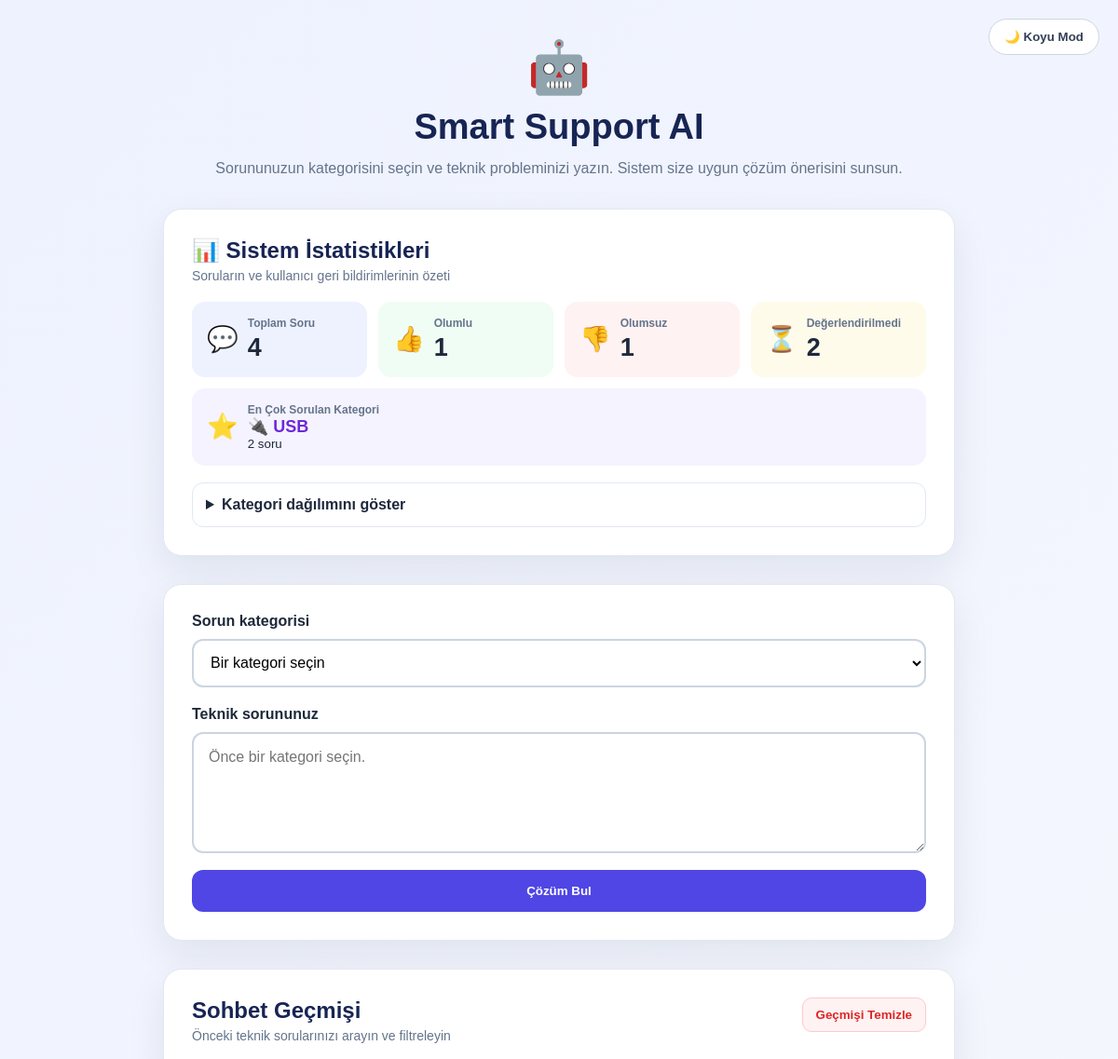
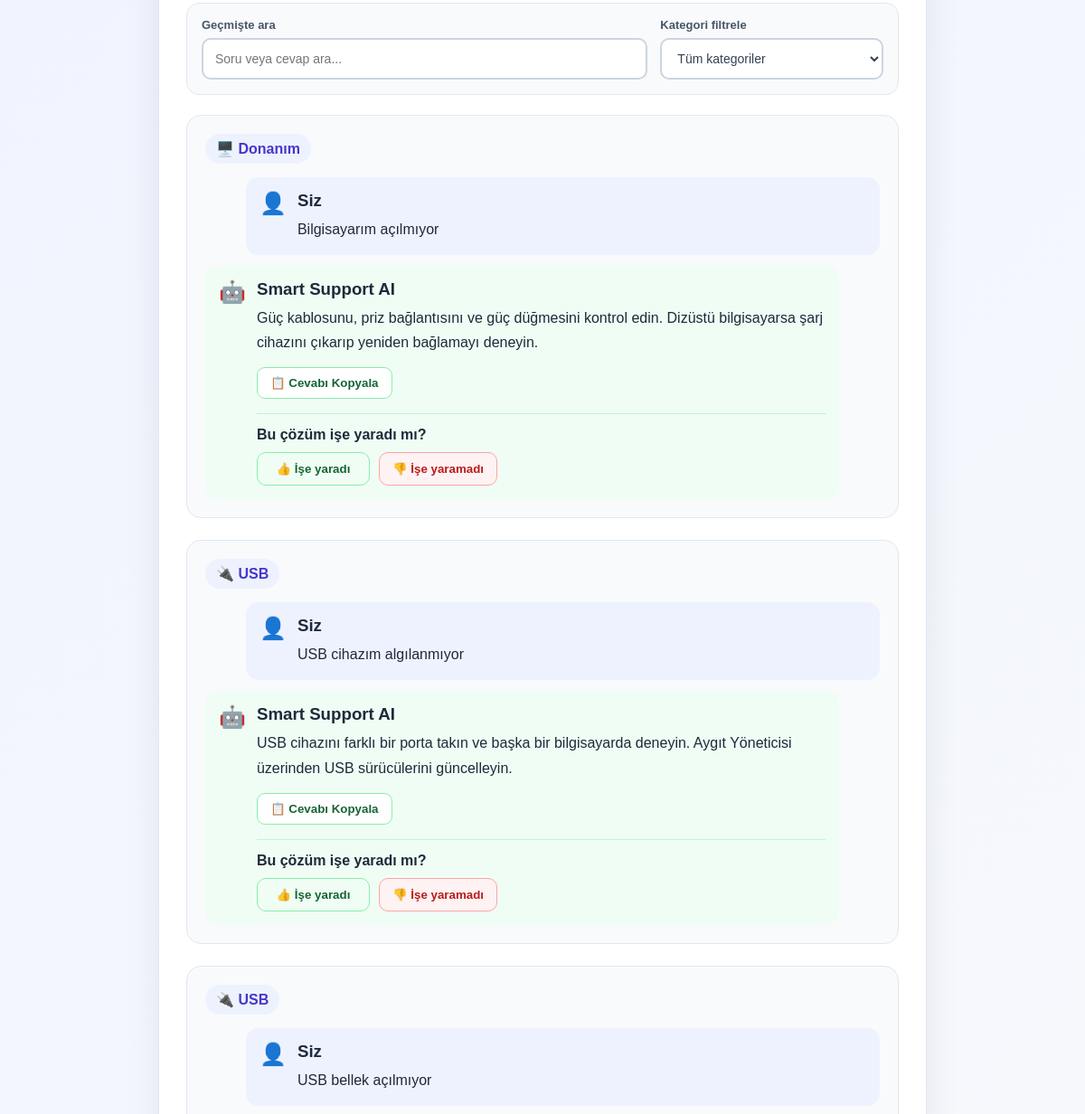
Before: / (upper part) with the older database file (2 pictures, top to bottom).
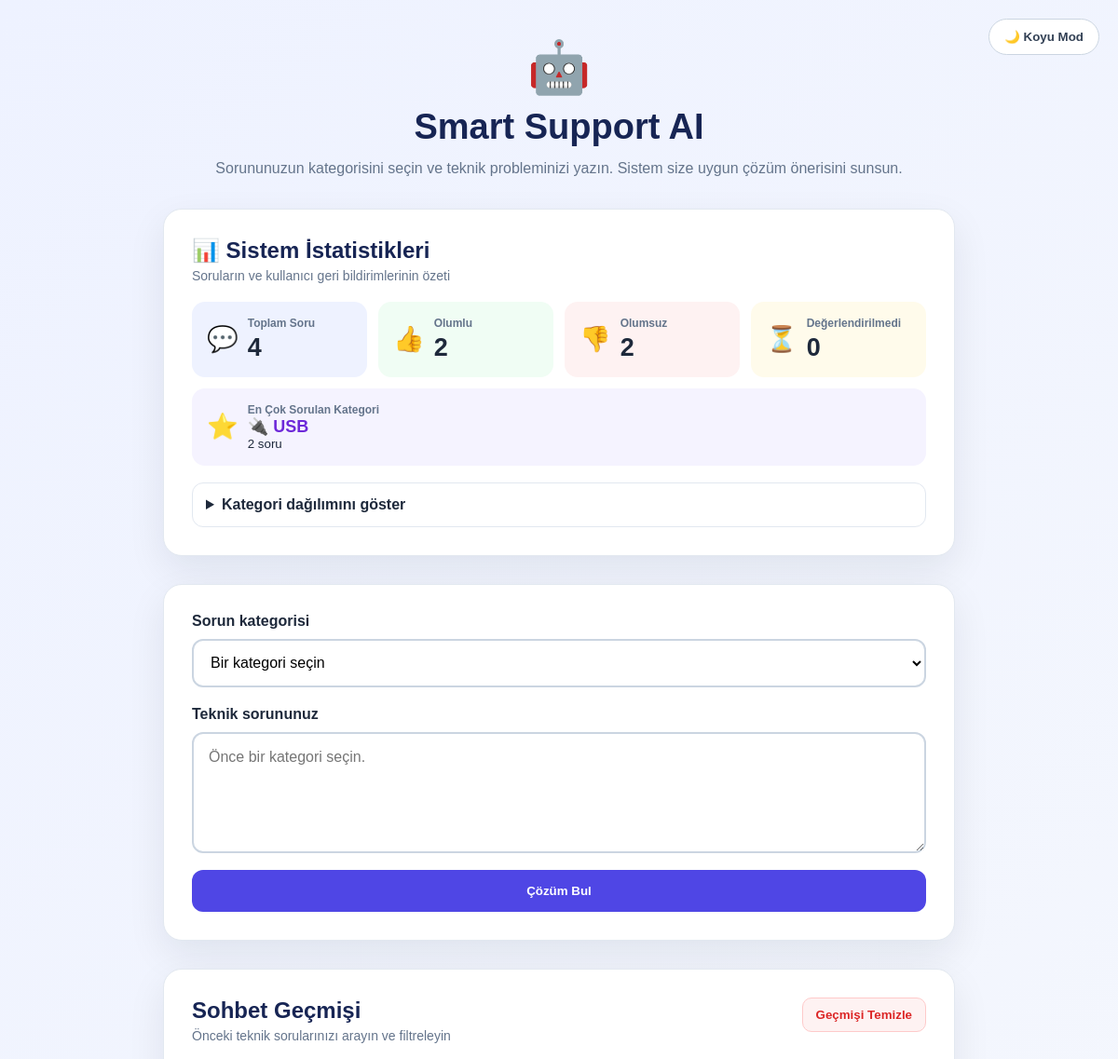
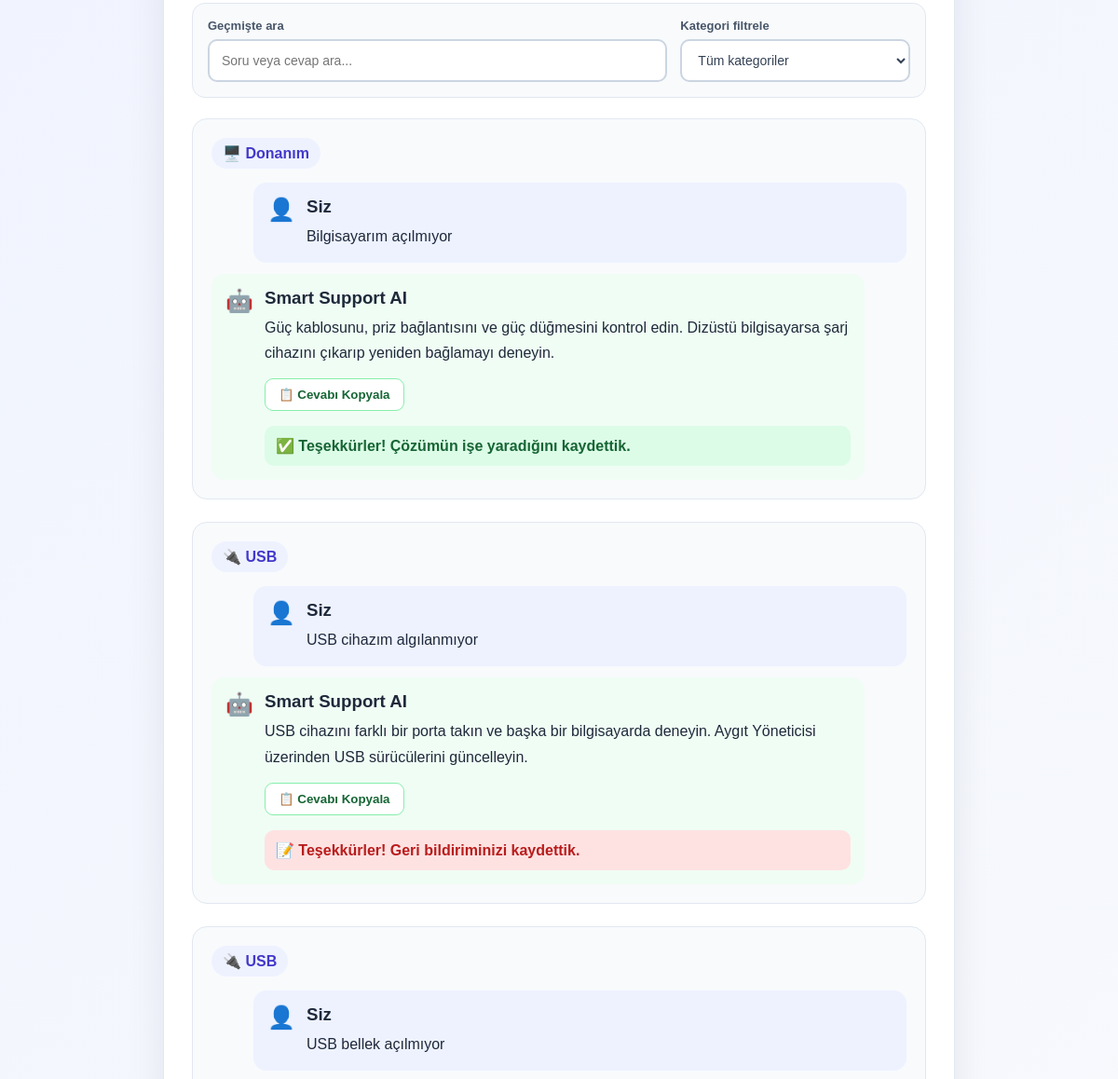
After: the same page with the newer database file (2 pictures, top to bottom).
### tables this page shows
CREATE TABLE chats (
                id TEXT PRIMARY KEY,
                question TEXT NOT NULL,
                answer TEXT NOT NULL,
                category TEXT NOT NULL,
                category_name TEXT NOT NULL,
                feedback TEXT,
                created_at TIMESTAMP DEFAULT CURRENT_TIMESTAMP
            );

### backend/app.py (the view, shortened to what this page needs)
@app.route("/", methods=["GET", "POST"])
def home():
    chat_history = get_all_chats()
    category_questions = {
        category_key: get_questions_by_category(category_key)
        for category_key in CATEGORIES
    }
    statistics = calculate_statistics(chat_history)
    return render_template(
        "index.html",
        chat_history=chat_history,
        categories=CATEGORIES,
        category_questions=category_questions,
        statistics=statistics
    )

### backend/ai_engine.py (called while the page is built)
def get_questions_by_category(
    category: str
) -> list[str]:
    support_items = load_questions()
    normalized_category = str(
        category
    ).strip().lower()
    return [
        str(item.get("question", ""))
        for item in support_items
        if (
            str(
                item.get("category", "")
            ).strip().lower() == normalized_category
            and item.get("question")
        )
    ]

### backend/database.py (called while the page is built)
def get_connection() -> sqlite3.Connection:
    connection = sqlite3.connect(DATABASE_FILE)
    connection.row_factory = sqlite3.Row
    return connection

def get_all_chats() -> list[dict[str, Any]]:
    with get_connection() as connection:
        rows = connection.execute(
            """
            SELECT
                id,
                question,
                answer,
                category,
                category_name,
                feedback,
                created_at
            FROM chats
            ORDER BY created_at ASC
            """
        ).fetchall()
    return [dict(row) for row in rows]

### frontend/templates/index.html (shortened to what this page needs)
<!DOCTYPE html>
<html lang="tr">
<head>
    <link
        rel="stylesheet"
        href="{{ url_for('static', filename='style.css') }}"
    >
</head>
<body>
    <button
        type="button"
        id="theme-button"
        class="theme-button"
        aria-label="Açık veya koyu temaya geç"
    >
    </button>
    <main class="container">
        <section class="header">
            <div class="logo">
                🤖
            </div>
            <h1>
                Smart Support AI
            </h1>
            <p>
                Sorununuzun kategorisini seçin ve teknik probleminizi yazın.
                Sistem size uygun çözüm önerisini sunsun.
            </p>
        </section>
        <section class="statistics-section">
            <div class="statistics-header">
                <h2>
                    📊 Sistem İstatistikleri
                </h2>
                <p>
                    Soruların ve kullanıcı geri bildirimlerinin özeti
                </p>
            </div>
            <div class="statistics-grid">
                <article class="stat-card">
                    <div class="stat-icon">
                        💬
                    </div>
                    <div class="stat-content">
                        <span class="stat-title">
                            Toplam Soru
                        </span>
                        <strong class="stat-number">
                            {{ statistics.total_questions }}
                        </strong>
                    </div>
                </article>
                <article class="stat-card positive-stat">
                    <div class="stat-icon">
                        👍
                    </div>
                    <div class="stat-content">
                        <span class="stat-title">
                            Olumlu
                        </span>
                        <strong class="stat-number">
                            {{ statistics.positive_feedback }}
                        </strong>
                    </div>
                </article>
                <article class="stat-card negative-stat">
                    <div class="stat-icon">
                        👎
                    </div>
                    <div class="stat-content">
                        <span class="stat-title">
                            Olumsuz
                        </span>
                        <strong class="stat-number">
                            {{ statistics.negative_feedback }}
                        </strong>
                    </div>
                </article>
                <article class="stat-card waiting-stat">
                    <div class="stat-icon">
                        ⏳
                    </div>
                    <div class="stat-content">
                        <span class="stat-title">
                            Değerlendirilmedi
                        </span>
                        <strong class="stat-number">
                            {{ statistics.unanswered_feedback }}
                        </strong>
                    </div>
                </article>
                <article class="stat-card popular-stat">
                    <div class="stat-icon">
                        ⭐
                    </div>
                    <div class="stat-content">
                        <span class="stat-title">
                            En Çok Sorulan Kategori
                        </span>
                        <strong class="popular-category">
                            {{ statistics.most_used_category_name }}
                        </strong>
                        <small>
                            {{ statistics.most_used_category_count }} soru
                        </small>
                    </div>
                </article>
            </div>
            <details class="category-details">
                <summary>
                    Kategori dağılımını göster
                </summary>
            </details>
        </section>
        <section class="support-card">
            <form
                method="POST"
                action="{{ url_for('home') }}"
                id="support-form"
            >
                <label for="category">
                    Sorun kategorisi
                </label>
                <select
                    id="category"
                    name="category"
                    required
                >
                    <option value="" selected disabled>
                        Bir kategori seçin
                    </option>
                </select>
                <label
                    for="question"
                    class="question-label"
                >
                    Teknik sorununuz
                </label>
                <textarea
                    id="question"
                    name="question"
                    placeholder="Önce bir kategori seçin."
                    required
                ></textarea>
                <button
                    type="submit"
                    class="solution-button"
                >
                    Çözüm Bul
                </button>
            </form>
        </section>
        {% if chat_history %}
            <section class="history-section">
                <div class="history-header">
                    <div>
                        <h2>
                            Sohbet Geçmişi
                        </h2>
                        <p>
                            Önceki teknik sorularınızı arayın ve filtreleyin
                        </p>
                    </div>
                    <form
                        method="POST"
                        action="{{ url_for('clear_history') }}"
                    >
                        <button
                            type="submit"
                            class="clear-button"
                        >
                            Geçmişi Temizle
                        </button>
                    </form>
                </div>
                <div class="history-tools">
                    <div class="history-search-group">
                        <label for="history-search">
                            Geçmişte ara
                        </label>
                        <input
                            type="search"
                            id="history-search"
                            class="history-search"
                            placeholder="Soru veya cevap ara..."
                            autocomplete="off"
                        >
                    </div>
                    <div class="history-filter-group">
                        <label for="history-category-filter">
                            Kategori filtrele
                        </label>
                        <select
                            id="history-category-filter"
                            class="history-category-filter"
                        >
                            <option value="all">
                                Tüm kategoriler
                            </option>
                        </select>
                    </div>
                </div>
                <div class="chat-list">
                    {% for chat in chat_history|reverse %}
                        <article
                            class="chat-item"
                            id="chat-{{ chat.id }}"
                            data-category="{{ chat.category }}"
                            data-search-text="{{ chat.question }} {{ chat.answer }}"
                        >
                            <div class="chat-category">
                                {{ chat.category_name }}
                            </div>
                            <div class="message user-message">
                                <div class="message-icon">
                                    👤
                                </div>
                                <div class="message-content">
                                    <h3>
                                        Siz
                                    </h3>
                                    <p>
                                        {{ chat.question }}
                                    </p>
                                </div>
                            </div>
                            <div class="message bot-message">
                                <div class="message-icon">
                                    🤖
                                </div>
                                <div class="message-content">
                                    <h3>
                                        Smart Support AI
                                    </h3>
                                    <p class="answer-text">
                                        {{ chat.answer }}
                                    </p>
                                    <div class="answer-actions">
                                        <button
                                            type="button"
                                            class="copy-button"
                                        >
                                            📋 Cevabı Kopyala
                                        </button>
                                        {% if not chat.feedback %}
                                            <div class="feedback-area">
                                                <span class="feedback-question">
                                                    Bu çözüm işe yaradı mı?
                                                </span>
                                                <div class="feedback-buttons">
                                                    <form
                                                        method="POST"
                                                        action="{{ url_for('save_feedback', chat_id=chat.id) }}"
                                                    >
                                                        <button
                                                            type="submit"
                                                            class="feedback-button positive-button"
                                                        >
                                                            👍 İşe yaradı
                                                        </button>
                                                    </form>
                                                    <form
                                                        method="POST"
                                                        action="{{ url_for('save_feedback', chat_id=chat.id) }}"
                                                    >
                                                        <button
                                                            type="submit"
                                                            class="feedback-button negative-button"
                                                        >
                                                            👎 İşe yaramadı
                                                        </button>
                                                    </form>
                                                </div>
                                            </div>
                                        {% elif chat.feedback == "positive" %}
                                            <div class="feedback-result positive-result">
                                                ✅ Teşekkürler! Çözümün işe
                                                yaradığını kaydettik.
                                            </div>
                                        {% elif chat.feedback == "negative" %}
                                            <div class="feedback-result negative-result">
                                                📝 Teşekkürler! Geri bildiriminizi
                                                kaydettik.
                                            </div>
                                        {% endif %}
                                    </div>
                                </div>
                            </div>
                        </article>
                    {% endfor %}
                </div>
            </section>
        {% endif %}
    </main>
</body>
</html>

Changed rows visible on the page:
changed chats "🖥️ Donanım": now shows "✅ Teşekkürler! Çözümün işe yaradığını kaydettik."; no longer shows "Bu çözüm işe yaradı mı? 👍 İşe yaradı 👎 İşe yaramadı"
changed chats "USB cihazım algılanmıyor": now shows "📝 Teşekkürler! Geri bildiriminizi kaydettik."; no longer shows "Bu çözüm işe yaradı mı? 👍 İşe yaradı 👎 İşe yaramadı"
Other visible differences:
{{ statistics.positive_feedback }}: "1" → "2"
{{ statistics.negative_feedback }}: "1" → "2"
{{ statistics.unanswered_feedback }}: "2" → "0"
